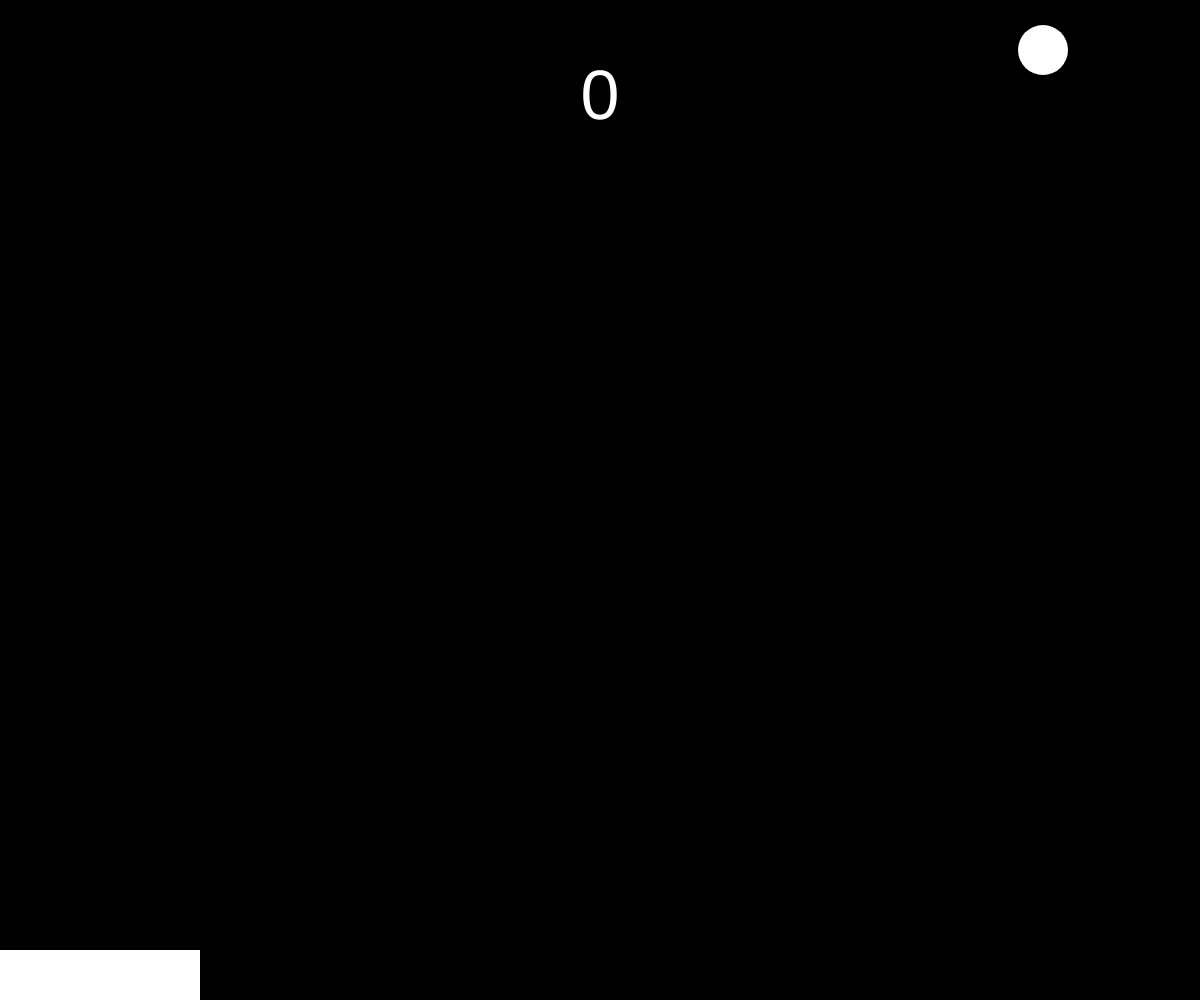
Frame 1 (no input)
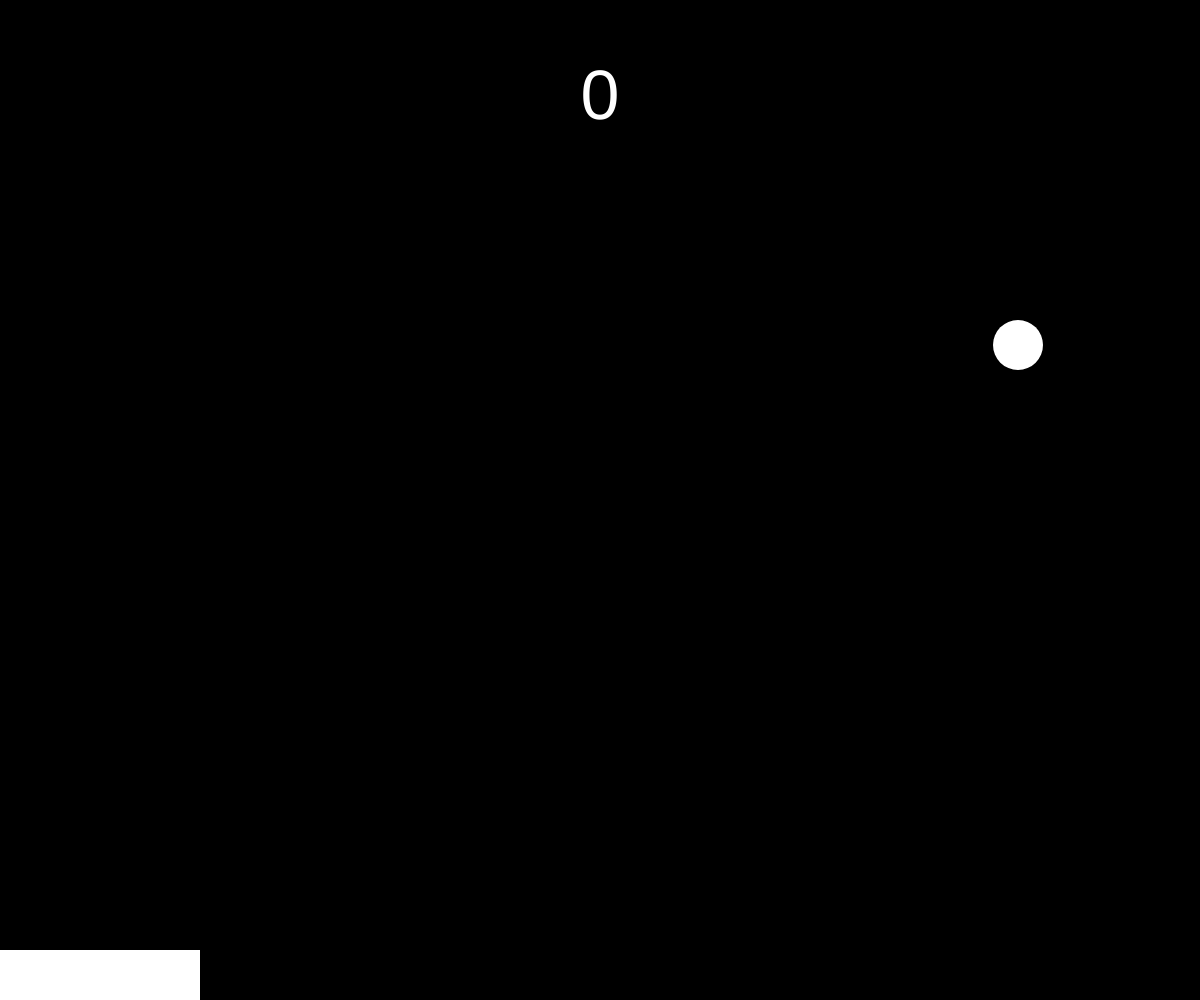
Frame 60 (no input)
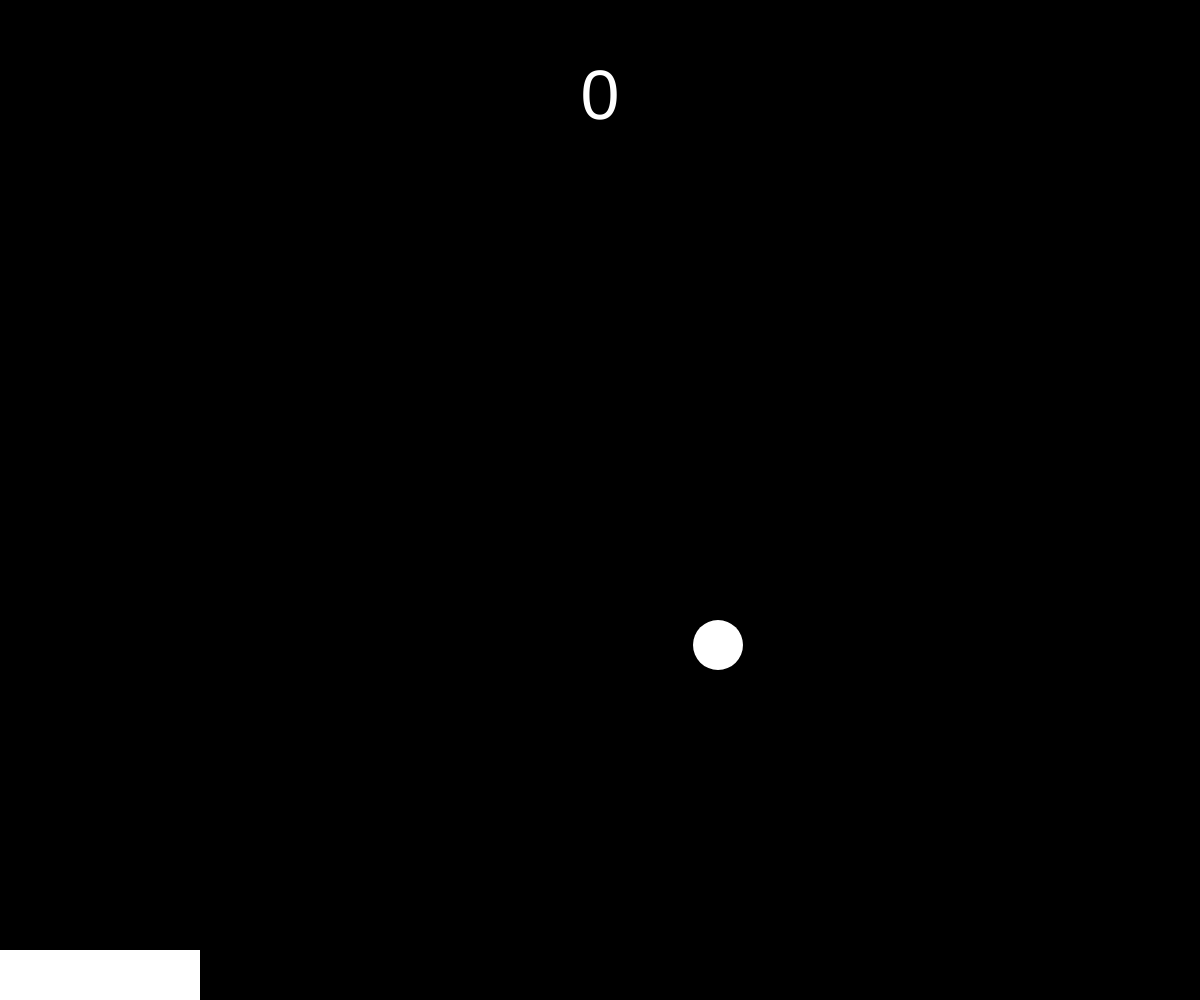
Frame 120 (the mouse pressed at the canvas centre since frame 60)

The p5.js sketch that drew these frames (run headless with seeded random() and noise() and a simulated clock; from frame 60 on, the mouse is pressed at the canvas centre):

// p5.js sketch
// ── sketch.js
const PADDLE_WIDTH = 200
const PADDLE_HEIGHT = 50
const BALL_DIAMETER = 50

let paddlePositionX = 0
let ballPositionX = BALL_DIAMETER + Math.floor(Math.random() * (innerWidth - 2 * BALL_DIAMETER))
let ballPositionY = BALL_DIAMETER

let isBallTravelingDown = true
let isBallTravelingRight = Math.random() > 0.5

let ballSpeed = 5
let score = 0
let isGameOver = false

let isBallTouchingWall = false
let isBallTouchingCeiling = false
let isBallTouchingPaddle = false

function setup() {
  createCanvas(windowWidth, windowHeight)
  noStroke()
}

function draw() {
  background(0)
  drawPaddle()
  drawBall()
  drawScore()
}

function drawPaddle() {
  fill(255)
  rect(paddlePositionX, height - PADDLE_HEIGHT, PADDLE_WIDTH, PADDLE_HEIGHT)
  if (keyIsDown(LEFT_ARROW) && paddlePositionX > 0) paddlePositionX -= min(10, paddlePositionX)
  if (keyIsDown(RIGHT_ARROW) && paddlePositionX < width - PADDLE_WIDTH)
    paddlePositionX += min(10, width - paddlePositionX - PADDLE_WIDTH)
}

function drawBall() {
  fill(255)
  ellipse(ballPositionX, ballPositionY, BALL_DIAMETER)
  _updateIsBallTouchingParams()
  _updateBallDirections()
  _updateScoreBallSpeedAndGameOver()
  _updateBallPositions()
}

function drawScore() {
  fill(255)
  textSize(height * 0.07)
  textAlign(CENTER, CENTER)
  text(score, width / 2, height * 0.1)
  textSize(height * 0.1)
  if (isGameOver) text('Game Over', width / 2, height * 0.2)
}

function _updateIsBallTouchingParams() {
  isBallTouchingWall =
    ballPositionX <= BALL_DIAMETER / 2 || ballPositionX >= width - BALL_DIAMETER / 2
  isBallTouchingCeiling = ballPositionY <= BALL_DIAMETER / 2
  isBallTouchingPaddle =
    ballPositionX >= paddlePositionX &&
    ballPositionX <= paddlePositionX + PADDLE_WIDTH &&
    height - ballPositionY - BALL_DIAMETER / 2 <= PADDLE_HEIGHT &&
    height - ballPositionY - BALL_DIAMETER / 2 >= PADDLE_HEIGHT - PADDLE_HEIGHT * 0.1
}

function _updateBallDirections() {
  if (isBallTouchingWall) isBallTravelingRight = !isBallTravelingRight
  if (isBallTouchingCeiling || isBallTouchingPaddle) isBallTravelingDown = !isBallTravelingDown
}

function _updateScoreBallSpeedAndGameOver() {
  if (isBallTouchingPaddle) score++
  if (isBallTouchingPaddle && score % 3 === 0) ballSpeed++
  if (ballPositionY > height + BALL_DIAMETER / 2) isGameOver = true
}

function _updateBallPositions() {
  if (!isGameOver) {
    ballPositionX += isBallTravelingRight ? ballSpeed : -ballSpeed
    ballPositionY += isBallTravelingDown ? ballSpeed : -ballSpeed
  }
}
